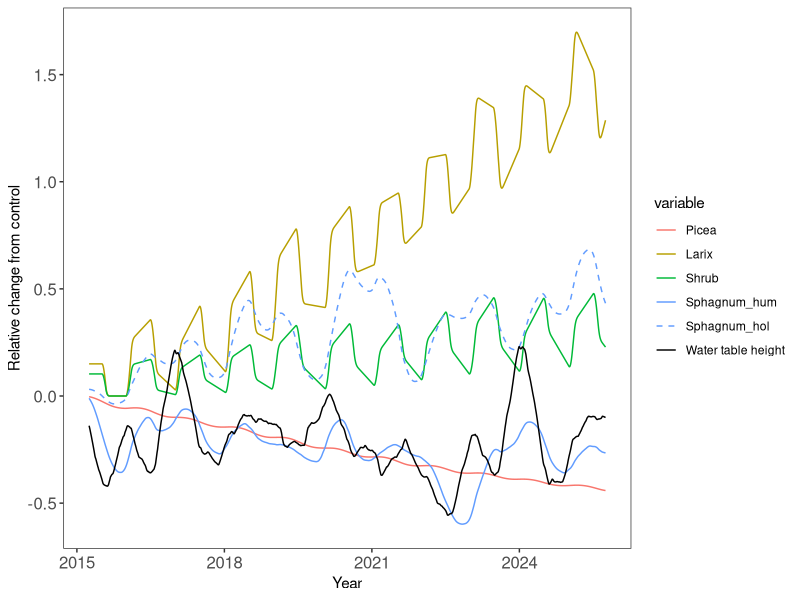

Recreate this plot in R.
  #Fig6 relative change from control

  library("ggplot2")
  library("reshape2")

  fl=read.table("data_SPRUCEplot1.txt")
  colnames(fl)=c("year","Picea","Larix","Shrub","Sphagnum_hum","Sphagnum_hol","Water table height")
  fl$year=fl$year+2015
  fl.m=melt(fl,id.vars = "year")
      
  tiff(paste0("Fig6.tiff"),width=1400,height=900, res = 300)
  ggplot(fl.m,aes(x=year,y=value,color=variable,linetype=variable))+
        geom_line()+theme_bw()+  
        theme(panel.grid.major = element_blank(),
              axis.text = element_text(size=12),
              panel.grid.minor = element_blank())+
        labs(x="Year",y="Relative change from control")+
        scale_x_continuous(breaks = seq(2015,2024,3))+
        scale_y_continuous(breaks = seq(-1,2,0.5))+
        scale_color_manual(values=c("#F8766D","#B79F00","#00BA38","#619CFF","#619CFF","black"))+
        scale_linetype_manual(values=c("solid","solid","solid","solid","dashed","solid"))
  dev.off()
      
      
      